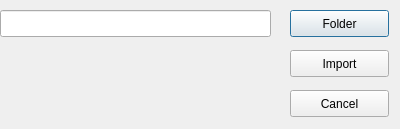
<?xml version="1.0" encoding="UTF-8"?>
<ui version="4.0">
 <class>Dialog</class>
 <widget class="QDialog" name="Dialog">
  <property name="geometry">
   <rect>
    <x>0</x>
    <y>0</y>
    <width>400</width>
    <height>129</height>
   </rect>
  </property>
  <property name="windowTitle">
   <string>Photobiographic</string>
  </property>
  <widget class="QPushButton" name="btnfolder">
   <property name="geometry">
    <rect>
     <x>290</x>
     <y>10</y>
     <width>99</width>
     <height>27</height>
    </rect>
   </property>
   <property name="text">
    <string>Folder</string>
   </property>
  </widget>
  <widget class="QPushButton" name="btnimport">
   <property name="geometry">
    <rect>
     <x>290</x>
     <y>50</y>
     <width>99</width>
     <height>27</height>
    </rect>
   </property>
   <property name="text">
    <string>Import</string>
   </property>
  </widget>
  <widget class="QPushButton" name="btncancel">
   <property name="geometry">
    <rect>
     <x>290</x>
     <y>90</y>
     <width>99</width>
     <height>27</height>
    </rect>
   </property>
   <property name="text">
    <string>Cancel</string>
   </property>
  </widget>
  <widget class="QLineEdit" name="lineRoot">
   <property name="geometry">
    <rect>
     <x>0</x>
     <y>10</y>
     <width>271</width>
     <height>27</height>
    </rect>
   </property>
   <property name="text">
    <string/>
   </property>
  </widget>
 </widget>
 <resources/>
 <connections/>
</ui>
